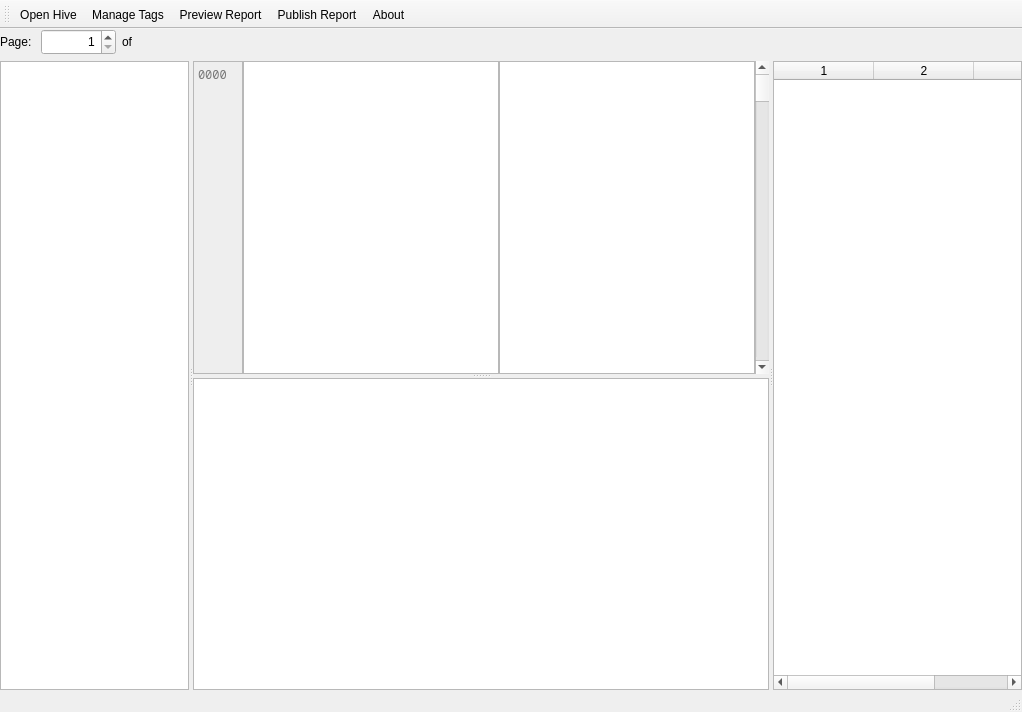
<?xml version="1.0" encoding="UTF-8"?>
<ui version="4.0">
 <class>WombatSqlite</class>
 <widget class="QMainWindow" name="WombatSqlite">
  <property name="geometry">
   <rect>
    <x>0</x>
    <y>0</y>
    <width>1022</width>
    <height>712</height>
   </rect>
  </property>
  <property name="windowTitle">
   <string>Wombat SQLite Forensics</string>
  </property>
  <property name="windowIcon">
   <iconset resource="wombatsqlite.qrc">
    <normaloff>:/wombat</normaloff>:/wombat</iconset>
  </property>
  <widget class="QWidget" name="centralwidget">
   <layout class="QVBoxLayout" name="verticalLayout">
    <property name="spacing">
     <number>6</number>
    </property>
    <property name="leftMargin">
     <number>0</number>
    </property>
    <property name="topMargin">
     <number>0</number>
    </property>
    <property name="rightMargin">
     <number>0</number>
    </property>
    <property name="bottomMargin">
     <number>0</number>
    </property>
    <item>
     <layout class="QHBoxLayout" name="horizontalLayout">
      <property name="spacing">
       <number>6</number>
      </property>
      <item>
       <widget class="QLabel" name="label">
        <property name="sizePolicy">
         <sizepolicy hsizetype="Preferred" vsizetype="Preferred">
          <horstretch>0</horstretch>
          <verstretch>0</verstretch>
         </sizepolicy>
        </property>
        <property name="minimumSize">
         <size>
          <width>0</width>
          <height>0</height>
         </size>
        </property>
        <property name="maximumSize">
         <size>
          <width>16777215</width>
          <height>26</height>
         </size>
        </property>
        <property name="text">
         <string>Page: </string>
        </property>
       </widget>
      </item>
      <item>
       <widget class="QSpinBox" name="pagespinbox">
        <property name="minimumSize">
         <size>
          <width>75</width>
          <height>0</height>
         </size>
        </property>
        <property name="maximumSize">
         <size>
          <width>16777215</width>
          <height>26</height>
         </size>
        </property>
        <property name="alignment">
         <set>Qt::AlignRight|Qt::AlignTrailing|Qt::AlignVCenter</set>
        </property>
        <property name="suffix">
         <string/>
        </property>
        <property name="prefix">
         <string/>
        </property>
        <property name="minimum">
         <number>1</number>
        </property>
       </widget>
      </item>
      <item>
       <widget class="QLabel" name="countlabel">
        <property name="minimumSize">
         <size>
          <width>0</width>
          <height>0</height>
         </size>
        </property>
        <property name="maximumSize">
         <size>
          <width>16777215</width>
          <height>26</height>
         </size>
        </property>
        <property name="text">
         <string>of </string>
        </property>
       </widget>
      </item>
      <item>
       <spacer name="horizontalSpacer">
        <property name="orientation">
         <enum>Qt::Horizontal</enum>
        </property>
        <property name="sizeHint" stdset="0">
         <size>
          <width>40</width>
          <height>20</height>
         </size>
        </property>
       </spacer>
      </item>
     </layout>
    </item>
    <item>
     <widget class="QSplitter" name="splitter_2">
      <property name="orientation">
       <enum>Qt::Horizontal</enum>
      </property>
      <widget class="QListWidget" name="treewidget">
       <property name="showDropIndicator" stdset="0">
        <bool>false</bool>
       </property>
       <property name="alternatingRowColors">
        <bool>true</bool>
       </property>
       <property name="selectionBehavior">
        <enum>QAbstractItemView::SelectRows</enum>
       </property>
       <property name="uniformItemSizes">
        <bool>true</bool>
       </property>
      </widget>
      <widget class="QSplitter" name="splitter">
       <property name="sizePolicy">
        <sizepolicy hsizetype="Expanding" vsizetype="Expanding">
         <horstretch>1</horstretch>
         <verstretch>0</verstretch>
        </sizepolicy>
       </property>
       <property name="orientation">
        <enum>Qt::Vertical</enum>
       </property>
       <!--
       <widget class="QTextEdit" name="textedit">
        <property name="sizePolicy">
         <sizepolicy hsizetype="Expanding" vsizetype="Expanding">
          <horstretch>1</horstretch>
          <verstretch>0</verstretch>
         </sizepolicy>
        </property>
        <property name="font">
         <font>
          <family>Noto Sans Mono</family>
         </font>
        </property>
        <property name="documentTitle">
         <string/>
        </property>
        <property name="readOnly">
         <bool>true</bool>
        </property>
       </widget>
       -->
       <widget class="QWidget" name="horizontalLayoutWidget">
        <layout class="QHBoxLayout" name="horizontalLayout_2">
         <property name="spacing">
          <number>0</number>
         </property>
         <item>
          <widget class="QPlainTextEdit" name="offsetedit">
           <property name="sizePolicy">
            <sizepolicy hsizetype="Fixed" vsizetype="Expanding">
             <horstretch>0</horstretch>
             <verstretch>0</verstretch>
            </sizepolicy>
           </property>
           <property name="maximumSize">
            <size>
             <width>50</width>
             <height>16777215</height>
            </size>
           </property>
           <property name="font">
            <font>
             <family>Noto Sans Mono</family>
            </font>
           </property>
           <property name="styleSheet">
            <string notr="true">background-color: #eee;</string>
           </property>
           <property name="verticalScrollBarPolicy">
            <enum>Qt::ScrollBarAlwaysOff</enum>
           </property>
           <property name="horizontalScrollBarPolicy">
            <enum>Qt::ScrollBarAlwaysOff</enum>
           </property>
           <property name="undoRedoEnabled">
            <bool>false</bool>
           </property>
           <property name="readOnly">
            <bool>true</bool>
           </property>
           <property name="placeholderText">
            <string>0000</string>
           </property>
          </widget>
         </item>
         <item>
          <widget class="QPlainTextEdit" name="hexedit">
           <property name="sizePolicy">
            <sizepolicy hsizetype="Fixed" vsizetype="Expanding">
             <horstretch>0</horstretch>
             <verstretch>0</verstretch>
            </sizepolicy>
           </property>
           <property name="maximumSize">
            <size>
             <width>800</width>
             <height>16777215</height>
            </size>
           </property>
           <property name="baseSize">
            <size>
             <width>0</width>
             <height>0</height>
            </size>
           </property>
           <property name="font">
            <font>
             <family>Noto Sans Mono</family>
            </font>
           </property>
           <property name="verticalScrollBarPolicy">
            <enum>Qt::ScrollBarAlwaysOff</enum>
           </property>
           <property name="horizontalScrollBarPolicy">
            <enum>Qt::ScrollBarAlwaysOff</enum>
           </property>
          </widget>
         </item>
         <item>
          <widget class="QPlainTextEdit" name="utf8edit">
           <property name="sizePolicy">
            <sizepolicy hsizetype="Fixed" vsizetype="Expanding">
             <horstretch>0</horstretch>
             <verstretch>0</verstretch>
            </sizepolicy>
           </property>
           <property name="maximumSize">
            <size>
             <width>800</width>
             <height>16777215</height>
            </size>
           </property>
           <property name="font">
            <font>
             <family>Noto Sans Mono</family>
            </font>
           </property>
           <property name="verticalScrollBarPolicy">
            <enum>Qt::ScrollBarAlwaysOff</enum>
           </property>
           <property name="horizontalScrollBarPolicy">
            <enum>Qt::ScrollBarAlwaysOff</enum>
           </property>
          </widget>
         </item>
         <item>
          <widget class="QScrollBar" name="editscrollbar">
           <property name="orientation">
            <enum>Qt::Vertical</enum>
           </property>
          </widget>
         </item>
        </layout>
       </widget>
       <widget class="QTableWidget" name="tablewidget">
        <property name="sizePolicy">
         <sizepolicy hsizetype="Expanding" vsizetype="Expanding">
          <horstretch>1</horstretch>
          <verstretch>0</verstretch>
         </sizepolicy>
        </property>
       </widget>
      </widget>
      <widget class="QTableWidget" name="propwidget">
       <property name="sizeAdjustPolicy">
        <enum>QAbstractScrollArea::AdjustToContents</enum>
       </property>
       <property name="editTriggers">
        <set>QAbstractItemView::NoEditTriggers</set>
       </property>
       <property name="dragDropOverwriteMode">
        <bool>false</bool>
       </property>
       <property name="alternatingRowColors">
        <bool>true</bool>
       </property>
       <property name="selectionMode">
        <enum>QAbstractItemView::SingleSelection</enum>
       </property>
       <property name="selectionBehavior">
        <enum>QAbstractItemView::SelectRows</enum>
       </property>
       <property name="columnCount">
        <number>3</number>
       </property>
       <attribute name="verticalHeaderVisible">
        <bool>false</bool>
       </attribute>
       <column/>
       <column/>
       <column/>
      </widget>
     </widget>
    </item>
   </layout>
  </widget>
  <widget class="QMenuBar" name="menubar">
   <property name="geometry">
    <rect>
     <x>0</x>
     <y>0</y>
     <width>1022</width>
     <height>22</height>
    </rect>
   </property>
  </widget>
  <widget class="QStatusBar" name="statusbar"/>
  <widget class="QToolBar" name="toolBar">
   <property name="windowTitle">
    <string>toolBar</string>
   </property>
   <attribute name="toolBarArea">
    <enum>TopToolBarArea</enum>
   </attribute>
   <attribute name="toolBarBreak">
    <bool>false</bool>
   </attribute>
   <addaction name="actionOpenDB"/>
   <addaction name="actionManageTags"/>
   <addaction name="actionPreviewReport"/>
   <addaction name="actionPublish"/>
   <addaction name="actionAbout"/>
  </widget>
  <action name="actionOpenDB">
   <property name="icon">
    <iconset resource="wombatsqlite.qrc">
     <normaloff>:/bar/open</normaloff>:/bar/open</iconset>
   </property>
   <property name="text">
    <string>Open Hive</string>
   </property>
   <property name="shortcut">
    <string>Ctrl+O</string>
   </property>
  </action>
  <action name="actionManageTags">
   <property name="icon">
    <iconset resource="wombatsqlite.qrc">
     <normaloff>:/bar/managetags</normaloff>:/bar/managetags</iconset>
   </property>
   <property name="text">
    <string>Manage Tags</string>
   </property>
   <property name="toolTip">
    <string>Manage Tags</string>
   </property>
   <property name="shortcut">
    <string>Ctrl+M</string>
   </property>
  </action>
  <action name="actionAbout">
   <property name="icon">
    <iconset resource="wombatsqlite.qrc">
     <normaloff>:/help</normaloff>:/help</iconset>
   </property>
   <property name="text">
    <string>About</string>
   </property>
   <property name="toolTip">
    <string>About</string>
   </property>
   <property name="shortcut">
    <string>Ctrl+A</string>
   </property>
  </action>
  <action name="actionPreviewReport">
   <property name="icon">
    <iconset resource="wombatsqlite.qrc">
     <normaloff>:/bar/previewreport</normaloff>:/bar/previewreport</iconset>
   </property>
   <property name="text">
    <string>Preview Report</string>
   </property>
   <property name="toolTip">
    <string>Preview Report</string>
   </property>
   <property name="shortcut">
    <string>Ctrl+P</string>
   </property>
  </action>
  <action name="actionPublish">
   <property name="icon">
    <iconset resource="wombatsqlite.qrc">
     <normaloff>:/bar/publish</normaloff>:/bar/publish</iconset>
   </property>
   <property name="text">
    <string>Publish Report</string>
   </property>
   <property name="toolTip">
    <string>Publish Report</string>
   </property>
   <property name="shortcut">
    <string>Ctrl+G</string>
   </property>
  </action>
 </widget>
 <resources>
  <include location="wombatsqlite.qrc"/>
 </resources>
 <connections/>
</ui>
